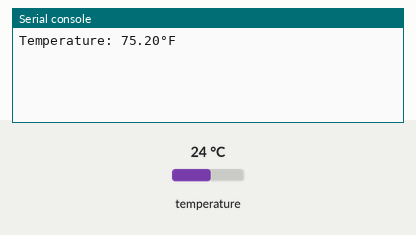
Recording of a program running on a simulated MicroPython board. Shown: the last lines printed to the serial console. The test bench sets the inputs (shaded band); at power-on: temperature 24 °C.

Above: at 1.3 s.
1.4 s: temperature set to 12 °C
At 4.3 s:
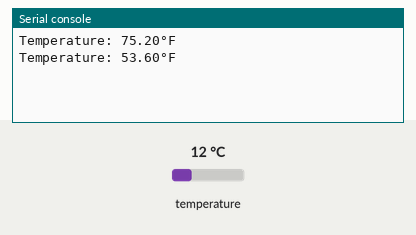
5.0 s: temperature set to 19 °C
At 7.4 s:
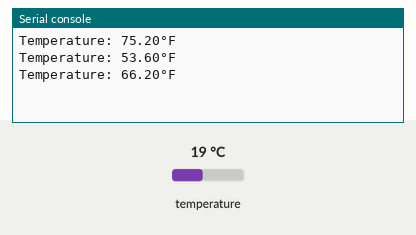
Timing chart, 0 to 8.9 s (numbered marks = the images above; inputs shaded):
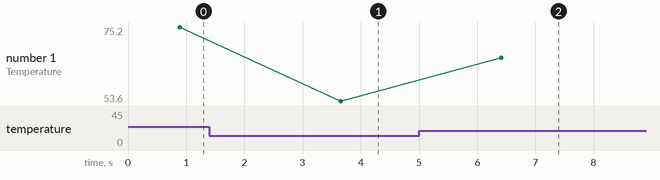

Measured:
- after the input at 1.4 s, the serial console: prints a new line after 2.3 s (image 1)
- after the input at 5.0 s, the serial console: prints a new line after 1.4 s (image 2)
- plotted number 1: 75.2 → 53.6 after the input at 1.4 s, 53.6 → 66.2 after the input at 5.0 s

The program:

temp_reader.py
```python
from machine import Pin
from onewire import OneWire
from ds18x20 import DS18X20
import time

class DS18B20:
    def __init__(self, power_pin, data_pin):
        """Initialize the DS18B20 temperature sensor.

        Args:
            power_pin (int): GPIO pin number for VCC
            data_pin (int): GPIO pin number for sensor data
        """
        # Setup power pin
        self.power = Pin(power_pin, Pin.OUT)
        self.power.value(1)  # Turn on power to sensor

        # Allow time for sensor to power up
        time.sleep_ms(100)

        # Create the onewire object
        self.dat = Pin(data_pin)
        self.ds = DS18X20(OneWire(self.dat))

        # Scan for devices
        self.roms = self.ds.scan()
        if not self.roms:
            raise RuntimeError("No DS18B20 devices found")

    def read_temps(self):
        """Read temperature from the sensor.

        Returns:
            tuple: Temperature in (Celsius, Fahrenheit)
        """
        self.ds.convert_temp()
        # Wait for conversion to complete (750ms is required)
        time.sleep_ms(750)

        # Read temperature from first sensor
        temp_c = self.ds.read_temp(self.roms[0])
        temp_f = (temp_c * 9/5) + 32

        return temp_f

# Example usage
def main():
    try:
        # Initialize sensor with GPIO14 for power and GPIO15 for data
        sensor = DS18B20(power_pin=14, data_pin=15)

        while True:
            try:
                temp_f = sensor.read_temps()
                print(f"Temperature: {temp_f:.2f}°F")
                time.sleep(2)
            except Exception as e:
                print(f"Error reading temperature: {e}")
                time.sleep(2)

    except KeyboardInterrupt:
        print("\nProgram stopped by user")
    except Exception as e:
        print(f"Error initializing sensor: {e}")

if __name__ == "__main__":
    main()
```
